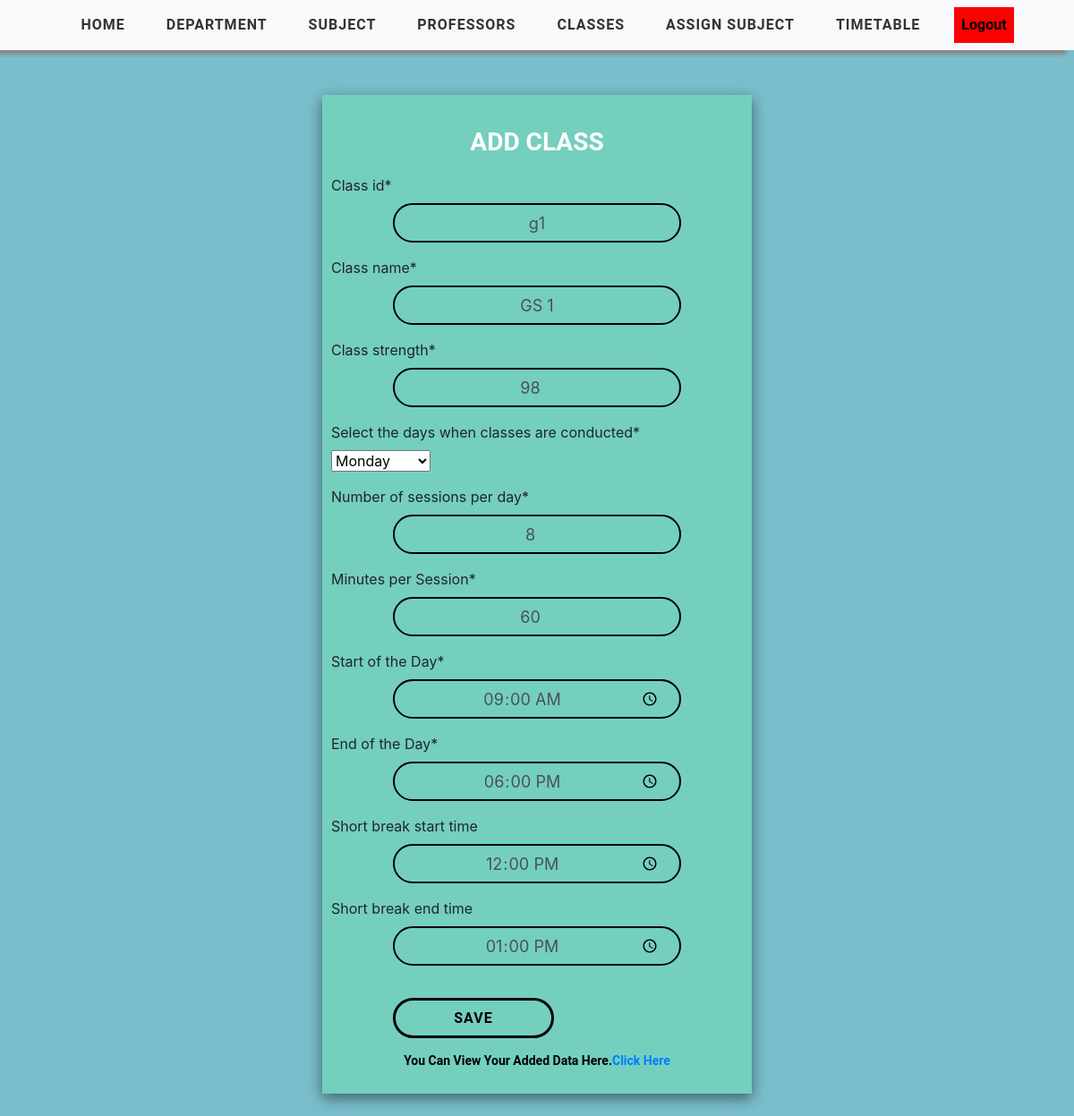
Screenshot of /update-class/g1/ (signed in) with the database file from the repository.
### timetableapp/models.py (models this page shows, shortened)
class Class(models.Model):
    WEEK_DAY = (
    ('Monday', 'Monday'),
    ('Tuesday', 'Tuesday'),
    ('Wednesday', 'Wednesday'),
    ('Thursday', 'Thursday'),
    ('Friday', 'Friday'),
    ('Saturday', 'Saturday')
    )
    user = models.ForeignKey(User, on_delete=models.CASCADE, null=True, blank=True)
    class_id = models.CharField(max_length=2000)
    class_name = models.CharField(max_length=2000)
    class_strength=models.IntegerField(null=True,default=100)
    week_day = MultiSelectField(max_length=2000, choices=WEEK_DAY, max_choices=6)
    no_sessions = models.PositiveIntegerField(default = 8)
    class_mins = models.PositiveIntegerField(default = 60)
    start_time = models.TimeField(default=time(8,00))
    end_time = models.TimeField(default=time(18,00))
    break_start = models.TimeField(null=True,blank=True, default=time(12,00))
    break_end = models.TimeField(null=True,blank=True, default=time(13,00))
    class Meta:
        unique_together = ('user','class_id')

### timetableapp/views.py (the view, shortened to what this page needs)
# urls.py: path('update-class/<str:pk>/', views.updateClassView, name='update-classview'),
@login_required(login_url='login')
def updateClassView(request, pk):
    section = Class.objects.get(class_id=pk)
    form = ClassForm(instance=section)
    context = {'form': form}
    return render(request, 'class/ViewClass.html', context)

### timetableapp/forms.py
class ClassForm(ModelForm):
    class Meta:
        model = Class
        fields = ['user','class_id','class_name','class_strength','week_day','no_sessions','class_mins','start_time',
                    'end_time','break_start','break_end']
        exclude = ['user']
        labels = {
            'week_day':'Select the days when classes are conducted',
            'no_sessions':'Number of sessions per day',
            'class_mins':'Minutes per Session',
            'start_time':'Start of the Day',
            'end_time':'End of the Day',
            'break_start':'Short break start time',
            'break_end':'Short break end time',
            'break_start_2':'Long break start time',
            'break_end_2':'Long break end time',
        }
        widgets = {
            "start_time": TimeIn(),
            "end_time" : TimeIn(),
            "break_start": TimeIn(),
            "break_end": TimeIn(),
            "break_start_2": TimeIn(),
            "break_end_2": TimeIn(),
        }

### timetableapp/templates/class/ViewClass.html (shortened to what this page needs)
{% extends 'timetableapp/main.html' %}
{% block content %}
<div class="display">
    <div class="box">
        <div class="header">
            Add Class
        </div>
        <div class="form">
        <form method="POST" action="">
            {% load crispy_forms_tags %}
                {{ form|crispy }}
                <input type="submit" value="Save" class="saveButton">
        </form>
    </div>
    <div class="viewtable"><p>You can view your added data here.<a href="{% url 'class_view' %}">Click Here</a></p></div>
</div>
{% endblock %}

### static/css/style.css (style rules this page uses)
a { cursor: pointer; }

### static/css/tables.css (style rules this page uses)
*, *:before, *:after { box-sizing: border-box; }
body { font-family: "Roboto", sans-serif; margin: 0; background-color: white; }

### static/css/add.css (style rules this page uses)
* { margin:0; padding:0; box-sizing: border-box; }
.display { background-color: #7abecc; display: flex; min-height:100vh; width: 100%; justify-content: center; }
.box { margin-top:0; width: 40%; height:100%; background-color: #74cfbf; box-shadow: rgba(0, 0, 0, 0.5) 0px 5px 15px; padding:10px; margin-top:50px; margin-bottom:25px; display: flex; flex-direction: column; gap:15px; }
.header { font-family: Roboto, sans-serif; font-size: 28px; font-weight: bold; text-align: center; text-transform: uppercase; padding-top: 12px; margin-top:10px; color: white; height: 15%; }
.saveButton { width: 180px ; height: 45px ; font-family: Roboto, sans-serif; text-transform: uppercase; letter-spacing: 1px; font-weight: bolder; color: black ; text-align: center; background: none; margin-left: 15%; margin-top: 20px; border-color: black ; border-radius: 30px ; border-style: solid; border-width: 3px ; transition: 0.8s; }
.viewtable { font-family: Roboto, sans-serif; font-weight: bold; font-size: 14px; color: black; text-transform: capitalize; text-align: center; }
.form-control { width: 70% !important; margin-left: 15% !important; outline: none; font-size:18px !important; padding:20px 20px 20px 20px !important; text-align: center !important; border: 2px solid black !important; background: none !important; border-radius: 30px !important; }

### static/css/nav.css (style rules this page uses)
* { margin:0; padding:0; box-sizing: border-box; }

### rows the page displays
Class: class_id "g1", class_name "GS 1", class_strength "98", week_day "Monday", no_sessions "8", class_mins "60", start_time "09:00:00", end_time "18:00:00", break_start "12:00:00", break_end "13:00:00"
